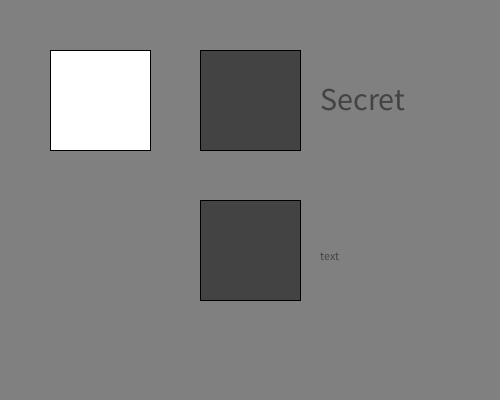
Frame 1 (no input)
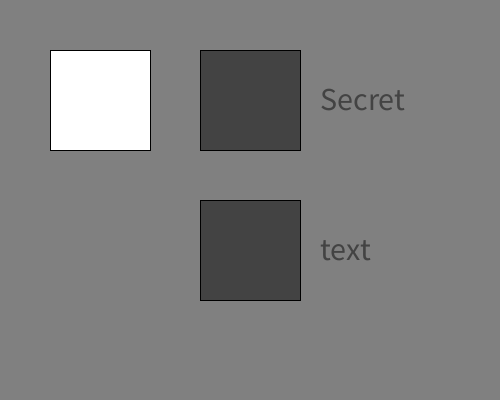
Frame 60 (the mouse pressed at the canvas centre just before this capture)
Frame 120 (the mouse held since frame 60 and released just before this capture): identical to frame 60, image omitted

The Processing sketch that drew these frames (run headless with seeded random() and noise(); from frame 60 on, the mouse is pressed at the canvas centre):

// Processing sketch: UX6_Drag_Between_Layers
// ── UX6_Drag_Between_Layers.pde
// My First Square
//

// This program draws a 100x100 square on a 200x200 canvas.
// 

int x = 50;
int y = 50;
int previousMouseX, previousMouseY;

void setup() {                    // Called once when the program is started.
  size(500, 400);                 // Canvas size is 200 x 200 pixels.
  stroke(0);                  // Stroke color is black (0,0,0)
  fill(255);
  frameRate(120);
}

void draw() {                     // Called for every frame.
  background(128);        // Background color is grey (128,128,128).
  fill(67);
  stroke(0);
  rect(200,50,100,100);
  text("text",320,260);
  fill(255);
  stroke(0);
  rect(x,y,100,100);            // Draw a rectangle upper left corner (50,50), size (100x100)
  fill(67);
  stroke(0);
  rect(200,200,100,100);
  textSize(32);
  text("Secret",320,110);
}

void mousePressed() {
  previousMouseX = mouseX;
  previousMouseY = mouseY;  
}

void mouseDragged() {
  if (inside(previousMouseX, previousMouseY,x,y,100,100)) {
       x = x + mouseX - previousMouseX;
       y = y + mouseY - previousMouseY;   
       previousMouseX = mouseX;
       previousMouseY = mouseY;  
    } 

}

boolean inside(int x,int y, int x0,int y0,int w,int h) {
  return (((x >= x0) && (x < (x0+w))) && 
      ((y >= y0) && (y < (y0+h))));
}
